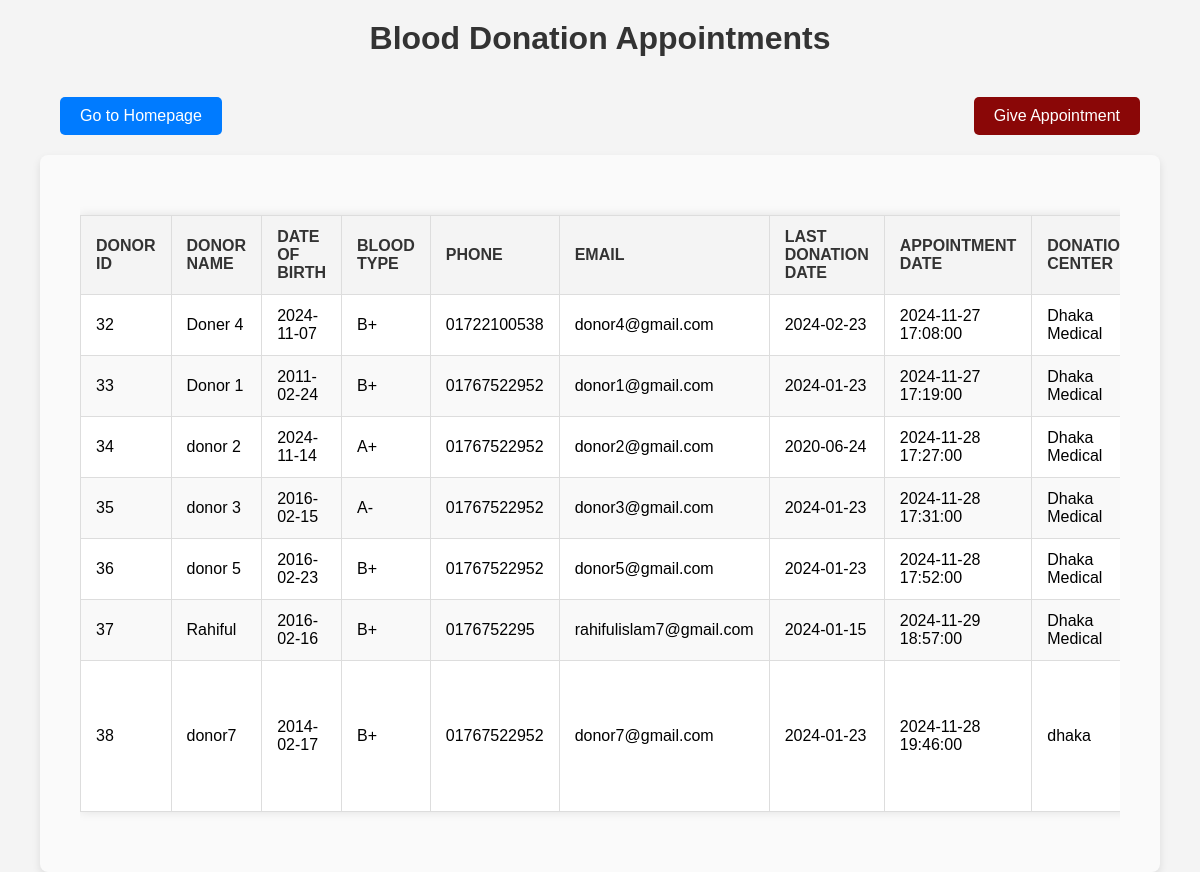
/appointment/appointment_list.php, run on the app's committed database.
### tables this page shows
CREATE TABLE `blood_donation` (
  `donor_id` int(11) NOT NULL,
  `name` varchar(150) NOT NULL,
  `dob` date NOT NULL,
  `blood_type` varchar(20) NOT NULL,
  `email` varchar(150) NOT NULL,
  `phone` varchar(15) NOT NULL,
  `appointment_date` datetime NOT NULL,
  `donation_date` datetime DEFAULT NULL,
  `donation_center_name` varchar(150) NOT NULL,
  `donation_center_address` varchar(255) NOT NULL,
  `last_donation_date` date DEFAULT NULL,
  `status` varchar(20) DEFAULT 'Pending',
  `blood_volume` float DEFAULT NULL,
  `blood_donation_status` varchar(50) DEFAULT 'Pending',
  `remarks` text DEFAULT NULL
);

### appointment/appointment_list.php (the view, shortened to what this page needs)
<?php
$conn = new mysqli('localhost', 'root', '', 'blood_donation_system');
$sql = "SELECT donor_id, name, dob, blood_type, phone, email, last_donation_date, appointment_date, donation_center_name, donation_center_address, status FROM blood_donation";
$result = $conn->query($sql);
?>
<!DOCTYPE html>
<html lang="en">
<head>
    <link rel="stylesheet" href="appointment_list.css">
</head>
<body>
    <h1>Blood Donation Appointments</h1>
    <div class="nav-buttons">
        <button class="homepage-button" onclick="window.location.href='../homepage.php'">Go to Homepage</button>
        <button class="appointment-button" onclick="window.location.href='appointment.html'">Give Appointment</button>
    </div>
    <div class="table-container">
        <div class="table-responsive">
            <table>
                <thead>
                    <tr>
                        <th>Donor ID</th>
                        <th>Donor Name</th>
                        <th>Date of Birth</th>
                        <th>Blood Type</th>
                        <th>Phone</th>
                        <th>Email</th>
                        <th>Last Donation Date</th>
                        <th>Appointment Date</th>
                        <th>Donation Center</th>
                    </tr>
                </thead>
                <tbody>
                    <?php
                    if ($result->num_rows > 0) {
                        while ($row = $result->fetch_assoc()) {
                            echo "<tr>
                                    <td data-label='Donor ID'>" . $row['donor_id'] . "</td>
                                    <td data-label='Donor Name'>" . $row['name'] . "</td>
                                    <td data-label='Date of Birth'>" . $row['dob'] . "</td>
                                    <td data-label='Blood Type'>" . $row['blood_type'] . "</td>
                                    <td data-label='Phone'>" . $row['phone'] . "</td>
                                    <td data-label='Email'>" . $row['email'] . "</td>
                                    <td data-label='Last Donation Date'>" . $row['last_donation_date'] . "</td>
                                    <td data-label='Appointment Date'>" . $row['appointment_date'] . "</td>
                                    <td data-label='Donation Center'>" . $row['donation_center_name'] . "</td>
                                    <td data-label='Donation Center Address'>" . $row['donation_center_address'] . "</td>
                                    <td data-label='Status'>" . ucfirst($row['status']) . "</td>";
                            echo "</tr>";
                        }
                    } else {
                        echo "<tr><td colspan='12'>No appointments found</td></tr>";
                    }
                    ?>
                </tbody>
            </table>
        </div>
    </div>
</body>
</html>

### appointment/appointment_list.css (style rules this page uses)
body { font-family: Arial, sans-serif; background-color: #f4f4f4; margin: 0; display: flex; flex-direction: column; align-items: center; min-height: 100vh; }
h1 { text-align: center; color: #333; margin-top: 20px; margin-bottom: 20px; font-family: 'Arial', sans-serif; }
.table-container { margin: 0 auto; width: 90%; max-width: 1200px; padding: 20px; background-color: #fafafa; border-radius: 8px; box-shadow: 0px 4px 8px rgba(0, 0, 0, 0.1); }
.table-responsive { overflow-x: auto; margin: 20px; }
table { width: 100%; border-collapse: collapse; margin: 20px 0; background-color: #fff; box-shadow: 0 0 10px rgba(0, 0, 0, 0.1); }
th, td { padding: 12px 15px; border: 1px solid #ddd; text-align: left; vertical-align: middle; }
th { background-color: #f4f4f4; color: #333; font-weight: bold; text-transform: uppercase; }
tr:nth-child(even) { background-color: #f9f9f9; }
button { padding: 8px 12px; background-color: #28a745; color: white; border: none; border-radius: 5px; cursor: pointer; transition: background-color 0.3s; }
.nav-buttons { display: flex; justify-content: space-between; margin: 20px; width: 90%; max-width: 1200px; box-sizing: border-box; }
.nav-buttons .homepage-button { padding: 10px 20px; background-color: #007bff; color: white; border: none; border-radius: 5px; font-size: 16px; cursor: pointer; transition: background-color 0.3s; }
.nav-buttons .appointment-button { padding: 10px 20px; background-color: #8A0707; color: white; border: none; border-radius: 5px; font-size: 16px; cursor: pointer; transition: background-color 0.3s; }

### data on the page
blood_donation: donor_id "32", name "Doner 4", dob "2024-11-07", blood_type "B+", phone "01722100538", email "donor4@gmail.com", last_donation_date "2024-02-23", appointment_date "2024-11-27 17:08:00", donation_center_name "Dhaka Medical"
blood_donation: donor_id "33", name "Donor 1", dob "2011-02-24", blood_type "B+", phone "01767522952", email "donor1@gmail.com", last_donation_date "2024-01-23", appointment_date "2024-11-27 17:19:00", donation_center_name "Dhaka Medical"
blood_donation: donor_id "34", name "donor 2", dob "2024-11-14", blood_type "A+", phone "01767522952", email "donor2@gmail.com", last_donation_date "2020-06-24", appointment_date "2024-11-28 17:27:00", donation_center_name "Dhaka Medical"
blood_donation: donor_id "35", name "donor 3", dob "2016-02-15", blood_type "A-", phone "01767522952", email "donor3@gmail.com", last_donation_date "2024-01-23", appointment_date "2024-11-28 17:31:00", donation_center_name "Dhaka Medical"
blood_donation: donor_id "36", name "donor 5", dob "2016-02-23", blood_type "B+", phone "01767522952", email "donor5@gmail.com", last_donation_date "2024-01-23", appointment_date "2024-11-28 17:52:00", donation_center_name "Dhaka Medical"
blood_donation: donor_id "37", name "Rahiful", dob "2016-02-16", blood_type "B+", phone "0176752295", email "rahifulislam7@gmail.com", last_donation_date "2024-01-15", appointment_date "2024-11-29 18:57:00", donation_center_name "Dhaka Medical"
blood_donation: donor_id "38", name "donor7", dob "2014-02-17", blood_type "B+", phone "01767522952", email "donor7@gmail.com", last_donation_date "2024-01-23", appointment_date "2024-11-28 19:46:00", donation_center_name "dhaka"
